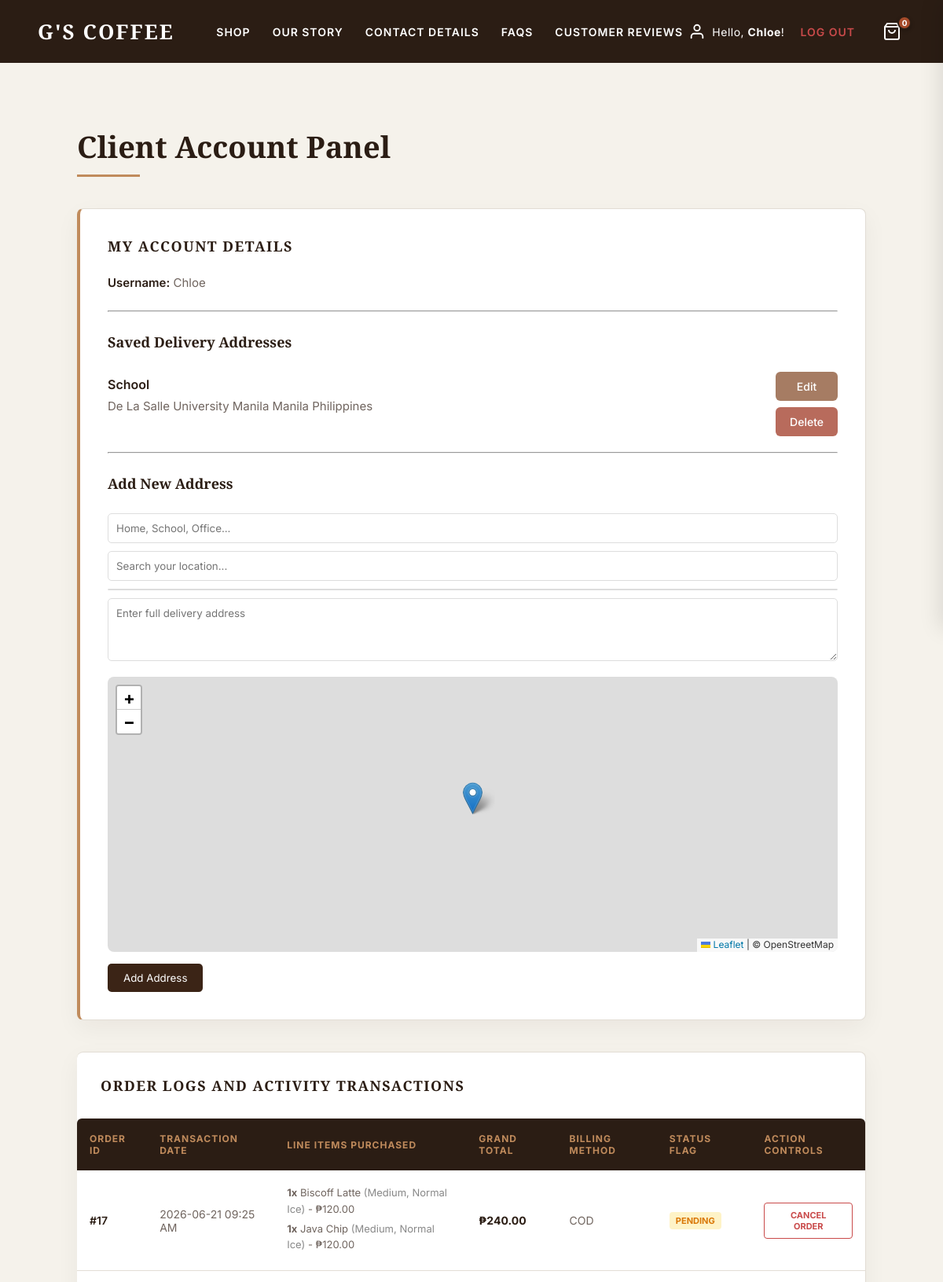
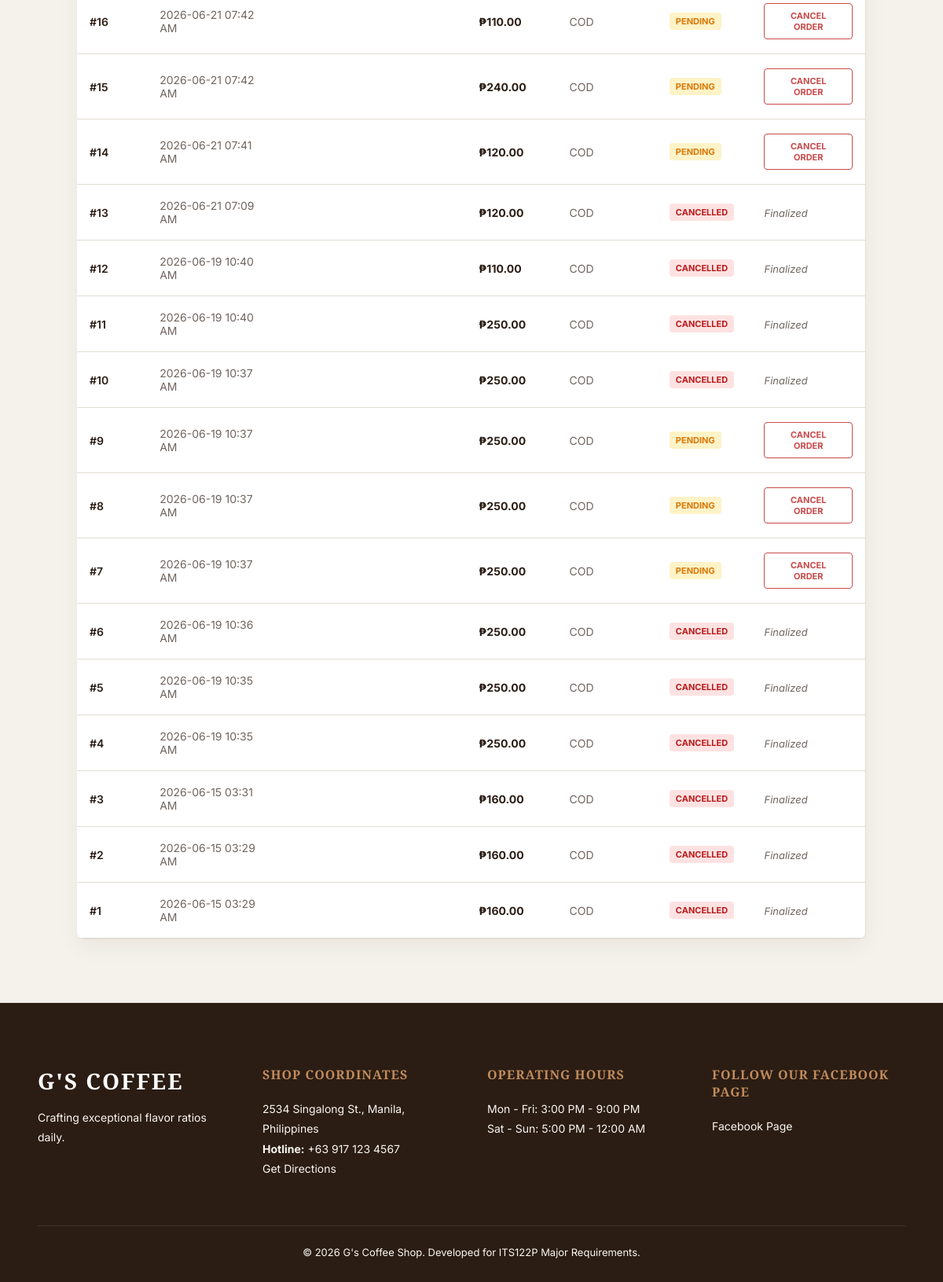
Page /dashboard.php (signed in) on the committed database (2 pictures, top to bottom).
### tables this page shows
CREATE TABLE `user_addresses` (
  `id` int(11) NOT NULL,
  `user_id` int(11) NOT NULL,
  `address_name` varchar(100) DEFAULT NULL,
  `full_address` text NOT NULL,
  `is_default` tinyint(1) DEFAULT 0,
  `latitude` decimal(10,8) DEFAULT NULL,
  `longitude` decimal(11,8) DEFAULT NULL
);

CREATE TABLE `orders` (
  `id` int(11) NOT NULL,
  `user_id` int(11) NOT NULL,
  `order_date` timestamp NOT NULL DEFAULT current_timestamp(),
  `total_price` decimal(10,2) NOT NULL,
  `payment_method` varchar(50) NOT NULL,
  `pickup_type` varchar(50) NOT NULL DEFAULT 'Store Pickup',
  `receipt_file` varchar(255) DEFAULT NULL,
  `status` enum('Pending','Approved','Preparing','Completed','Cancelled') DEFAULT 'Pending'
);

CREATE TABLE `order_items` (
  `id` int(11) NOT NULL,
  `order_id` int(11) DEFAULT NULL,
  `product_name` varchar(255) DEFAULT NULL,
  `size` varchar(50) DEFAULT NULL,
  `ice` varchar(50) DEFAULT NULL,
  `sugar` varchar(50) DEFAULT NULL,
  `quantity` int(11) DEFAULT NULL,
  `price` decimal(10,2) DEFAULT NULL
);

### dashboard.php (the view, shortened to what this page needs)
<?php
include 'header.php';
$user_id = $_SESSION['user_id'];
$ordersQuery = "SELECT * FROM orders WHERE user_id = ? ORDER BY order_date DESC";
$stmt = $conn->prepare($ordersQuery);
$stmt->bind_param("i", $user_id);
$stmt->execute();
$ordersResult = $stmt->get_result();
?>
<div class="dashboard-wrapper">
    <h1 class="dashboard-title">Client Account Panel</h1>
    <div class="dashboard-divider"></div>
    <div class="dashboard-card">
        <h2>My Account Details</h2>
        <div style="font-size: 15px; color: var(--muted-gray); line-height: 2;">
            <p class="account-info">
                <span class="account-label">Username:</span>
                <?php echo htmlspecialchars($_SESSION['username']); ?>
            </p>
            <?php
                $addrStmt = $conn->prepare("
                    SELECT *
                    FROM user_addresses
                    WHERE user_id = ?
                    ORDER BY is_default DESC, id ASC
                ");
                $addrStmt->bind_param("i", $user_id);
                $addrStmt->execute();
                $addrResult = $addrStmt->get_result();
                ?>
                <hr style="margin:20px 0;">
                <h3>Saved Delivery Addresses</h3>
                <?php while($addr = $addrResult->fetch_assoc()): ?>
<div style="
    display:flex;
    justify-content:space-between;
    align-items:flex-start;
    margin-bottom:20px;
">
    <div style="flex:1;">
    <p class="address-name">
        <?php echo htmlspecialchars($addr['address_name']); ?>
    </p>
    <p class="address-text">
        <?php echo htmlspecialchars($addr['full_address']); ?>
    </p>
</div>
    <div style="
        display:flex;
        flex-direction:column;
        gap:8px;
        margin-left:20px;
    ">
                <button
                    type="button"
                    class="address-btn"
                    onclick="openEditModal(
                        <?php echo $addr['id']; ?>,
                        '<?php echo addslashes($addr['address_name']); ?>',
                        '<?php echo addslashes($addr['full_address']); ?>'
                    )">
                    Edit
                </button>
            <form method="POST">
                <button
                type="submit"
                name="delete_address"
                class="address-btn delete-btn">
                Delete
            </button>
            </form>
    </div>
</div>
<hr style="margin:20px 0;">
<?php endwhile; ?>
<h3>Add New Address</h3>
<form method="POST" id="addAddressForm">
    <input
        type="text"
        name="address_name"
        placeholder="Home, School, Office..."
        required
        style="
            width:100%;
            padding:10px;
            margin-bottom:10px;
            border:1px solid #ddd;
            border-radius:5px;
        ">
    <input
        type="text"
        id="addressSearch"
        placeholder="Search your location..."
        style="
            width:100%;
            padding:10px;
            margin-bottom:10px;
            border:1px solid #ddd;
            border-radius:5px;
        ">
    <div
        id="suggestions"
        style="
            background:white;
            border:1px solid #ddd;
            border-radius:5px;
            margin-bottom:10px;
            max-height:200px;
            overflow:auto;
        ">
    </div>
<textarea
    id="manual_address"
    name="manual_address"
    placeholder="Enter full delivery address"
    style="
        width:100%;
        min-height:80px;
        padding:10px;
        border:1px solid #ddd;
        border-radius:5px;
        margin-bottom:10px;
    ">
</textarea>
    <div
        id="map"
        style="
            height:350px;
            border-radius:8px;
            margin-bottom:15px;
        ">
    </div>
    <button
        type="submit"
        name="add_address"
        style="
            background:#3b2416;
            color:white;
            border:none;
            padding:10px 20px;
            border-radius:5px;
            cursor:pointer;
        ">
        Add Address
    </button>
</form>
        </div>
    </div>
    <div class="dashboard-card" style="border-left: none; padding: 0; overflow: hidden;">
        <h2 style="padding: 30px 30px 10px 30px;">Order Logs and Activity Transactions</h2>
        <?php if ($ordersResult->num_rows === 0): ?>
            <p style="padding: 0 30px 30px 30px; color: var(--muted-gray);">You have not placed any orders yet. Visit our <a href="shop.php" style="color: var(--crema-gold); font-weight: 600; text-decoration: none;">Shop Menu</a> to start ordering!</p>
        <?php else: ?>
            <div style="overflow-x: auto;">
                <table class="moka-table">
                    <thead>
                        <tr>
                            <th>Order ID</th>
                            <th>Transaction Date</th>
                            <th>Line Items Purchased</th>
                            <th>Grand Total</th>
                            <th>Billing Method</th>
                            <th>Status Flag</th>
                            <th>Action Controls</th>
                        </tr>
                    </thead>
                    <tbody>
                        <?php while ($ord = $ordersResult->fetch_assoc()): ?>
                            <tr>
                                <td style="font-weight: 600; color: var(--dark-charcoal);">#<?php echo $ord['id']; ?></td>
                                <td><?php echo date('Y-m-d h:i A', strtotime($ord['order_date'])); ?></td>
                                <td style="line-height: 1.6; max-width: 320px;">
                                    <ul style="list-style: none; padding: 0; margin: 0; font-size: 13px;">
                                        <?php
                                        $itStmt = $conn->prepare("SELECT * FROM order_items WHERE order_id = ?");
                                        $itStmt->bind_param("i", $ord['id']);
                                        $itStmt->execute();
                                        $itRes = $itStmt->get_result();
                                        while ($it = $itRes->fetch_assoc()) {
                                            echo "<li style='margin-bottom: 4px;'><strong>{$it['quantity']}x</strong> {$it['product_name']} <span style='color: #888;'>({$it['size']}, {$it['ice']} Ice)</span> - ₱" . number_format($it['price'], 2) . "</li>";
                                        }
                                        ?>
                                    </ul>
                                </td>
                                <td style="font-weight: 700; color: var(--dark-charcoal);">₱<?php echo number_format($ord['total_price'], 2); ?></td>
                                <td><?php echo $ord['payment_method'] === 'Online' ? 'GCash' : 'COD'; ?></td>
                                <td>
                                    <span class="status-badge <?php echo strtolower($ord['status']); ?>">
                                        <?php echo $ord['status']; ?>
                                    </span>
                                </td>
                                <td>
                                    <?php if ($ord['status'] === 'Pending'): ?>
                                        <form method="POST" action="dashboard.php" onsubmit="return confirm('Confirm cancellation of order #<?php echo $ord['id']; ?>?');" style="margin: 0;">
                                            <button type="submit" class="cancel-btn-moka">Cancel Order</button>
                                        </form>
                                    <?php else: ?>
                                        <span style="font-size: 13px; color: var(--muted-gray); font-style: italic;">Finalized</span>
                                    <?php endif; ?>
                                </td>
                            </tr>
                        <?php endwhile; ?>
                    </tbody>
                </table>
            </div>
        <?php endif; ?>
    </div>
</div>
<?php include 'footer.php'; ?>

### style.css (style rules this page uses)
:root { --bg-warm-creme: #F5F2EB; --accent-yellow-beige: #fbf1d5; --dark-charcoal: #2B1D14; --muted-gray: #70655F; --clean-white: #ffffff; --border-color: #E2DDD5; --crema-gold: #c08b5c; --bg-latte: #E8DCC8; --off-white-cream: #FCFAFA; --color-coffee: #f3ebe1; --color-non-coffee: #eaf2eb; --color-soda: #e6f0fa; --color-frappe: #f5eaf0; }
* { margin: 0; padding: 0; box-sizing: border-box; font-family: 'Inter', -apple-system, BlinkMacSystemFont, "Segoe UI", Roboto, sans-serif; }
body { background-color: var(--bg-warm-creme); color: var(--dark-charcoal); overflow-x: hidden; }
h1, h2, h3, .brand-logo, .marquee-title, .pickup-style-heading { font-family: 'Playfair Display', Georgia, serif; }
.status-badge { display: inline-block; padding: 4px 8px; border-radius: 4px; font-size: 11px; font-weight: 700; text-transform: uppercase; }
.status-badge.pending { background-color: #fef3c7; color: #d97706; }
.status-badge.cancelled { background-color: #fee2e2; color: #b91c1c; }
#map { height: 400px; width: 100%; border-radius: 8px; margin-bottom: 20px; z-index: 1; }
.dashboard-card h1, .dashboard-card h2, .dashboard-card h3, .dashboard-card h4 { font-family: 'Playfair Display', serif; font-weight: 700; color: #2B1D14; }
.dashboard-card, .dashboard-card p, .dashboard-card span, .dashboard-card label, .dashboard-card input, .dashboard-card button { font-family: 'Inter', sans-serif; }
.address-name { font-family:'Inter',sans-serif; font-weight:600; font-size:16px; color:#2B1D14; }
.address-text { font-family:'Inter',sans-serif; font-size:15px; color:#70655F; line-height:1.6; }
.dashboard-card h3 { font-family:'Playfair Display', serif; font-size:18px; font-weight:700; color:var(--dark-charcoal); margin-bottom:20px; }
.account-info { font-family:'Inter',sans-serif; font-size:15px; color:#70655F; }
.account-label { font-weight:600; color:#2B1D14; }
.address-btn { background:#A67C63; color:white; border:none; padding:10px 18px; border-radius:6px; cursor:pointer; font-size:14px; font-weight:500; transition:all .2s ease; }
.delete-btn { background:#b86b5c; }

### dashboard.php (style rules this page uses)
.dashboard-wrapper { max-width: 1100px; margin: 80px auto; padding: 0 4%; min-height: 60vh; }
.dashboard-title { font-family: 'Playfair Display', serif; color: var(--dark-charcoal); font-size: 38px; margin-bottom: 10px; }
.dashboard-divider { width: 80px; height: 3px; background-color: var(--crema-gold); margin-bottom: 40px; }
.dashboard-card { background-color: var(--clean-white); border: 1px solid var(--border-color); border-radius: 8px; padding: 35px; margin-bottom: 40px; box-shadow: 0 10px 30px rgba(43, 29, 20, 0.05); border-left: 4px solid var(--crema-gold); }
.dashboard-card h2 { font-size: 18px; font-weight: 600; color: var(--dark-charcoal); margin-bottom: 20px; text-transform: uppercase; letter-spacing: 1.5px; }
.moka-table { width: 100%; border-collapse: collapse; font-family: 'Inter', sans-serif; }
.moka-table th { background-color: var(--dark-charcoal); color: var(--crema-gold); padding: 18px 16px; text-align: left; font-size: 12px; text-transform: uppercase; letter-spacing: 1px; }
.moka-table th:first-child { border-top-left-radius: 6px; }
.moka-table th:last-child { border-top-right-radius: 6px; }
.moka-table td { padding: 18px 16px; border-bottom: 1px solid var(--border-color); color: var(--muted-gray); font-size: 14px; transition: background-color 0.2s ease; }
.cancel-btn-moka { display: inline-block; background: transparent; border: 1px solid #c94a4a; color: #c94a4a; padding: 8px 16px; font-size: 11px; font-weight: 700; text-transform: uppercase; text-decoration: none; border-radius: 4px; transition: all 0.3s ease; cursor: pointer; }

### rows in the picture
user_addresses: address_name "School", full_address "De La Salle University Manila Manila Philippines"
orders: id "17", order_date "2026-06-21 09:25 AM", total_price "240.00", payment_method "COD", status "PENDING"
order_items: quantity "1", product_name "Biscoff Latte", size "Medium", ice "Normal", price "120.00"
order_items: quantity "1", product_name "Java Chip", size "Medium", ice "Normal", price "120.00"
orders: id "16", order_date "2026-06-21 07:42 AM", total_price "110.00", payment_method "COD", status "PENDING"
orders: id "15", order_date "2026-06-21 07:42 AM", total_price "240.00", payment_method "COD", status "PENDING"
orders: id "14", order_date "2026-06-21 07:41 AM", total_price "120.00", payment_method "COD", status "PENDING"
orders: id "13", order_date "2026-06-21 07:09 AM", total_price "120.00", payment_method "COD", status "CANCELLED", shows "Finalized"
orders: id "12", order_date "2026-06-19 10:40 AM", total_price "110.00", payment_method "COD", status "CANCELLED", shows "Finalized"
orders: id "11", order_date "2026-06-19 10:40 AM", total_price "250.00", payment_method "COD", status "CANCELLED", shows "Finalized"
orders: id "10", order_date "2026-06-19 10:37 AM", total_price "250.00", payment_method "COD", status "CANCELLED", shows "Finalized"
orders: id "9", order_date "2026-06-19 10:37 AM", total_price "250.00", payment_method "COD", status "PENDING"
orders: id "8", order_date "2026-06-19 10:37 AM", total_price "250.00", payment_method "COD", status "PENDING"
orders: id "7", order_date "2026-06-19 10:37 AM", total_price "250.00", payment_method "COD", status "PENDING"
orders: id "6", order_date "2026-06-19 10:36 AM", total_price "250.00", payment_method "COD", status "CANCELLED", shows "Finalized"
orders: id "5", order_date "2026-06-19 10:35 AM", total_price "250.00", payment_method "COD", status "CANCELLED", shows "Finalized"
orders: id "4", order_date "2026-06-19 10:35 AM", total_price "250.00", payment_method "COD", status "CANCELLED", shows "Finalized"
orders: id "3", order_date "2026-06-15 03:31 AM", total_price "160.00", payment_method "COD", status "CANCELLED", shows "Finalized"
orders: id "2", order_date "2026-06-15 03:29 AM", total_price "160.00", payment_method "COD", status "CANCELLED", shows "Finalized"
orders: id "1", order_date "2026-06-15 03:29 AM", total_price "160.00", payment_method "COD", status "CANCELLED", shows "Finalized"

### other values in the picture
$_SESSION['username'] "Chloe"
$totalQty "0"
